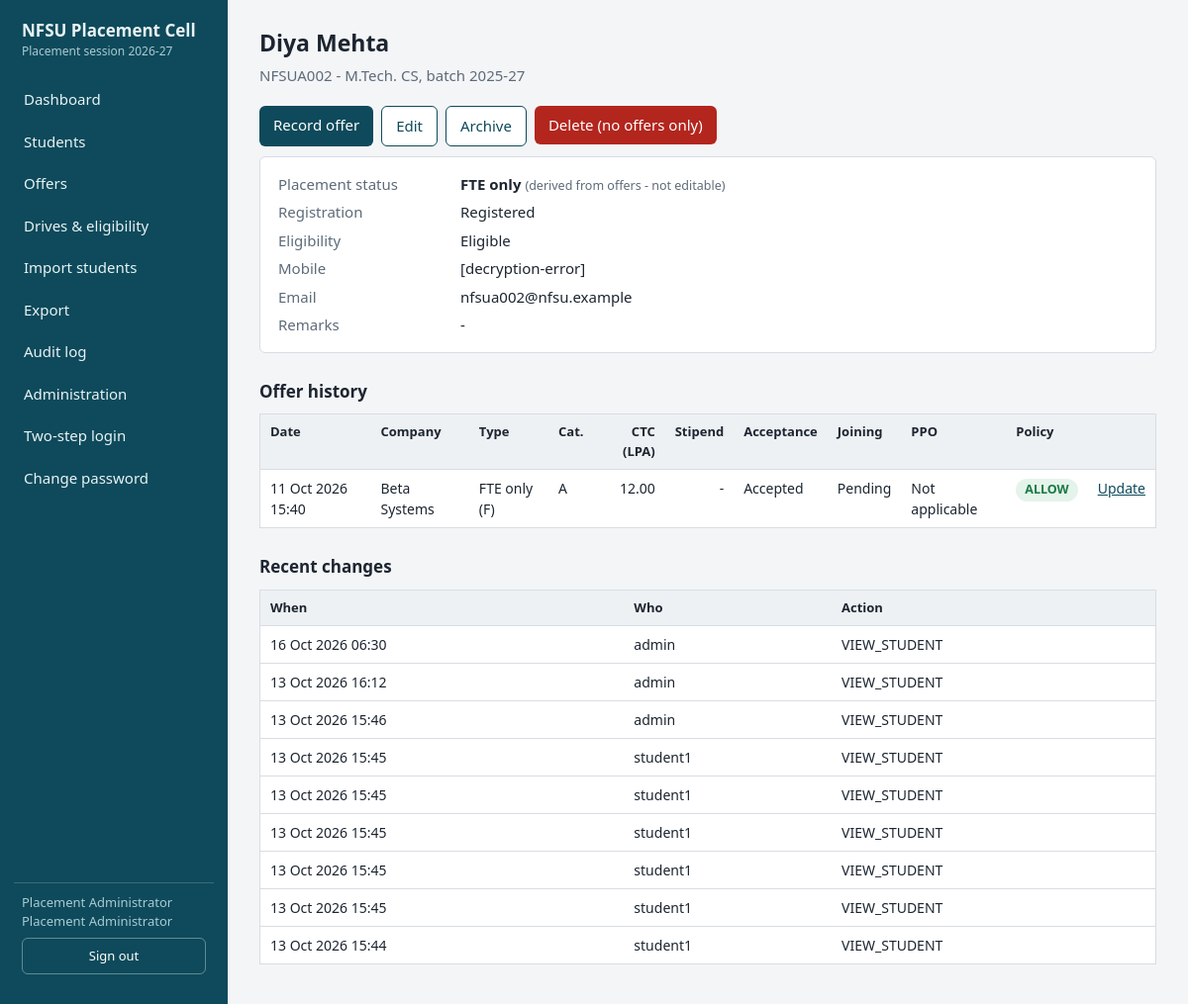
Page /students/2/ (signed in) on the committed database.
### core/models.py (models this page shows, shortened)
class User(AbstractUser):
    class Role(models.TextChoices):
        ADMIN = "ADMIN", "Placement Administrator"
        OFFICER = "OFFICER", "Placement Officer"
        COORDINATOR = "COORDINATOR", "Course Coordinator"
        RECRUITER = "RECRUITER", "Company / Recruiter"
        STUDENT = "STUDENT", "Student (read-only)"
    role = models.CharField(max_length=20, choices=Role.choices, default=Role.STUDENT)
    course = models.CharField(max_length=20, choices=COURSES, blank=True,
                              help_text="Coordinators: the one course they may see.")
    company = models.ForeignKey(Company, null=True, blank=True, on_delete=models.SET_NULL,
                                help_text="Recruiters: the one company they may see.")
    student = models.OneToOneField(Student, null=True, blank=True, on_delete=models.SET_NULL,
                                   related_name="login", help_text="Students: their own record.")
    totp_secret = models.CharField(max_length=64, blank=True)
    mfa_enabled = models.BooleanField(default=False)

class Student(models.Model):
    class Registration(models.TextChoices):
        REGISTERED = "REGISTERED", "Registered"
        DEREGISTERED = "DEREGISTERED", "Deregistered"
        NOT_REGISTERED = "NOT_REGISTERED", "Not registered"
    class Eligibility(models.TextChoices):
        ELIGIBLE = "ELIGIBLE", "Eligible"
        INELIGIBLE = "INELIGIBLE", "Ineligible"
        PENDING = "PENDING", "Pending verification"
    placement_id = models.CharField(
        max_length=20, unique=True,
        validators=[RegexValidator(r"^[A-Z0-9\-]{4,20}$", "4-20 chars: capital letters, digits, hyphen.")])
    name = models.CharField(
        max_length=100,
        validators=[RegexValidator(r"^[A-Za-z][A-Za-z .'\-]{1,99}$", "Letters, spaces, . ' - only.")])
    mobile = EncryptedTextField(
        validators=[RegexValidator(r"^[6-9]\d{9}$", "Enter a valid 10-digit Indian mobile number.")])
    email = models.EmailField()
    course = models.CharField(max_length=20, choices=COURSES)
    batch = models.CharField(max_length=9, validators=[RegexValidator(r"^\d{4}-\d{2}$", "Format: 2025-27")])
    registration_status = models.CharField(max_length=20, choices=Registration.choices,
                                           default=Registration.NOT_REGISTERED)
    eligibility_status = models.CharField(max_length=20, choices=Eligibility.choices,
                                          default=Eligibility.PENDING)
    remarks = models.CharField(max_length=500, blank=True)
    is_archived = models.BooleanField(default=False)
    created_at = models.DateTimeField(auto_now_add=True)
    updated_at = models.DateTimeField(auto_now=True)
    AUDIT_FIELDS = ["placement_id", "name", "mobile", "email", "course", "batch",
                    "registration_status", "eligibility_status", "remarks", "is_archived"]
    class Meta:
        ordering = ["placement_id"]
    def __str__(self):
        return "%s - %s" % (self.placement_id, self.name)
    def active_offers(self):
        return [o for o in self.offers.all() if o.is_active]
    @property
    def placement_status(self):
        types = {o.offer_type for o in self.active_offers()}
        if not types:
            return "Unplaced"
        if "IF" in types or {"I", "F"} <= types:
            return "Internship + PPO/FTE"
        return "Internship only" if types == {"I"} else "FTE only"
    @property
    def course_label(self):
        return COURSE_LABEL.get(self.course, self.course)

class Offer(models.Model):
    class Type(models.TextChoices):
        I = "I", "Internship only (I)"
        F = "F", "FTE only (F)"
        IF = "IF", "Internship + PPO/FTE (I+F)"
    class Acceptance(models.TextChoices):
        PENDING = "PENDING", "Pending"
        ACCEPTED = "ACCEPTED", "Accepted"
        DECLINED = "DECLINED", "Declined"
        EXPIRED = "EXPIRED", "Expired"
    class Joining(models.TextChoices):
        PENDING = "PENDING", "Pending"
        JOINED = "JOINED", "Joined"
        NOT_JOINED = "NOT_JOINED", "Not joined"
    class PPO(models.TextChoices):
        NA = "NA", "Not applicable"
        PENDING = "PENDING", "Pending"
        OFFERED = "OFFERED", "Offered"
        ACCEPTED = "ACCEPTED", "Accepted"
        DECLINED = "DECLINED", "Declined"
    class NOC(models.TextChoices):
        NA = "NA", "Not applicable"
        PENDING = "PENDING", "Pending"
        ISSUED = "ISSUED", "Issued"
        DENIED = "DENIED", "Denied"
    student = models.ForeignKey(Student, on_delete=models.PROTECT, related_name="offers")
    company = models.ForeignKey(Company, on_delete=models.PROTECT, related_name="offers")
    drive = models.ForeignKey(Drive, null=True, blank=True, on_delete=models.SET_NULL, related_name="offers")
    offer_type = models.CharField(max_length=2, choices=Type.choices)
    category = models.CharField(max_length=2, choices=CATEGORIES)
    ctc_lpa = models.DecimalField("FTE CTC (LPA)", max_digits=6, decimal_places=2, null=True, blank=True,
                                  validators=[MinValueValidator(Decimal("0.1")), MaxValueValidator(Decimal("500"))])
    stipend_amount = models.DecimalField("Internship stipend (INR)", max_digits=9, decimal_places=2,
                                         null=True, blank=True, validators=[MinValueValidator(Decimal("0"))])
    stipend_period = models.CharField(max_length=10, blank=True,
                                      choices=[("MONTHLY", "Per month"), ("TOTAL", "Total / one-time")])
    offered_at = models.DateTimeField(default=timezone.now)
    acceptance_deadline = models.DateTimeField(null=True, blank=True)
    acceptance_status = models.CharField(max_length=10, choices=Acceptance.choices, default=Acceptance.PENDING)
    joining_status = models.CharField(max_length=12, choices=Joining.choices, default=Joining.PENDING)
    ppo_status = models.CharField(max_length=10, choices=PPO.choices, default=PPO.NA)
    off_campus = models.BooleanField(default=False)
    noc_status = models.CharField(max_length=10, choices=NOC.choices, default=NOC.NA)
    needs_review = models.BooleanField(default=False)
    policy_outcome = models.CharField(max_length=10, blank=True)
    policy_reasons = models.TextField(blank=True)
    override_reason = models.CharField(max_length=300, blank=True)
    remarks = models.CharField(max_length=500, blank=True)
    created_by = models.ForeignKey(User, null=True, on_delete=models.SET_NULL, related_name="+")
    created_at = models.DateTimeField(auto_now_add=True)
    updated_at = models.DateTimeField(auto_now=True)
    AUDIT_FIELDS = ["student", "company", "offer_type", "category", "ctc_lpa", "stipend_amount",
                    "stipend_period", "acceptance_status", "joining_status", "ppo_status", "off_campus",
                    "noc_status", "needs_review", "policy_outcome", "override_reason", "remarks"]
    class Meta:
        ordering = ["-offered_at", "-id"]
    @property
    def is_active(self):
        return self.acceptance_status in (self.Acceptance.PENDING, self.Acceptance.ACCEPTED)

class Company(models.Model):
    name = models.CharField(max_length=120, unique=True)
    category = models.CharField(max_length=2, choices=CATEGORIES, default="C",
                                help_text="Default category (used for internship-only offers).")
    response_hours = models.PositiveIntegerField(
        default=24, validators=[MinValueValidator(1), MaxValueValidator(24)],
        help_text="Company's stated acceptance timeline in hours (policy cap: 24).")
    class Meta:
        ordering = ["name"]
        verbose_name_plural = "companies"
    def __str__(self):
        return self.name

class AuditLog(models.Model):
    timestamp = models.DateTimeField()
    actor = models.ForeignKey(User, null=True, on_delete=models.SET_NULL, related_name="+")
    actor_name = models.CharField(max_length=150)
    action = models.CharField(max_length=60, db_index=True)
    object_type = models.CharField(max_length=40, blank=True)
    object_id = models.CharField(max_length=40, blank=True)
    before = models.JSONField(default=dict)
    after = models.JSONField(default=dict)
    ip = models.CharField(max_length=45, blank=True)
    note = models.CharField(max_length=300, blank=True)
    prev_hash = models.CharField(max_length=64)
    hash = models.CharField(max_length=64)
    class Meta:
        ordering = ["-id"]
    def save(self, *args, **kwargs):  # append-only
        if self.pk is not None and not kwargs.get("force_insert"):
            raise PermissionError("Audit records are immutable.")
        super().save(*args, **kwargs)

### core/views.py (the view)
# urls.py: path("students/<int:pk>/", views.student_detail, name="student_detail"),
@login_required
def student_detail(request, pk):
    user = request.user
    student = get_object_or_404(students_for(user), pk=pk)   # IDOR-safe: scoped queryset
    expire_overdue_offers()
    offers = offers_for(user).filter(student=student)
    show_contact = can_see_contact(user)
    audit.log(user, "VIEW_STUDENT", student, request=request,
              note="contact visible" if show_contact else "contact hidden")
    ctx = {
        "st": student, "offers": offers, "show_contact": show_contact,
        "mobile": student.mobile if show_contact else mask_mobile(student.mobile),
        "show_comp": can_see_compensation(user),
        "attendance": student.attendance.select_related("drive") if user.role != R.RECRUITER else [],
        "placement_status": Student.objects.prefetch_related("offers").get(pk=student.pk).placement_status,
        "history": AuditLog.objects.filter(object_type="Student", object_id=str(student.pk))[:15]
        if user.role in ADMIN_OFFICER else [],
        "can_edit": user.role in ADMIN_OFFICER,
    }
    if user.role == R.RECRUITER:   # recruiters never see other companies' offers
        ctx["placement_status"] = "Hidden"
    return render(request, "student_detail.html", ctx)

### templates/student_detail.html (shortened to what this page needs)
{% extends "base.html" %}{% block title %}{{ st.placement_id }}{% endblock %}
{% block content %}
<h1>{{ st.name }}</h1><p class="sub">{{ st.placement_id }} - {{ st.course_label }}, batch {{ st.batch }}{% if st.is_archived %} - <span class="chip neutral">Archived</span>{% endif %}</p>
{% if can_edit %}<div class="actions"><a class="btn" href="{% url 'offer_create' st.pk %}">Record offer</a><a class="btn alt" href="{% url 'student_edit' st.pk %}">Edit</a>
<form method="post" action="{% url 'student_archive' st.pk %}">{% csrf_token %}<button class="alt" type="submit">{% if st.is_archived %}Restore{% else %}Archive{% endif %}</button></form>
{% if user.role == "ADMIN" %}<form method="post" action="{% url 'student_delete' st.pk %}">{% csrf_token %}<button class="danger" type="submit">Delete (no offers only)</button></form>{% endif %}</div>{% endif %}
<div class="panel"><dl class="facts">
<dt>Placement status</dt><dd><b>{{ placement_status }}</b> <span class="help">(derived from offers - not editable)</span></dd>
<dt>Registration</dt><dd>{{ st.get_registration_status_display }}</dd>
<dt>Eligibility</dt><dd>{{ st.get_eligibility_status_display }}</dd>
{% if show_contact %}<dt>Mobile</dt><dd>{{ mobile }}</dd><dt>Email</dt><dd>{{ st.email }}</dd>{% else %}<dt>Contact</dt><dd class="help">Restricted for your role</dd>{% endif %}
<dt>Remarks</dt><dd>{{ st.remarks|default:"-" }}</dd></dl></div>
<h2>Offer history</h2>
<div class="wrap"><table><thead><tr><th>Date</th><th>Company</th><th>Type</th><th>Cat.</th>{% if show_comp %}<th class="n">CTC (LPA)</th><th class="n">Stipend</th>{% endif %}<th>Acceptance</th><th>Joining</th><th>PPO</th><th>Policy</th>{% if can_edit %}<th></th>{% endif %}</tr></thead><tbody>
{% for o in offers %}<tr><td>{{ o.offered_at|date:"d M Y H:i" }}</td><td>{{ o.company.name }}</td><td>{{ o.get_offer_type_display }}</td><td>{{ o.category }}</td>
{% if show_comp %}<td class="n">{{ o.ctc_lpa|default:"-" }}</td><td class="n">{% if o.stipend_amount %}{{ o.stipend_amount }} ({{ o.get_stipend_period_display }}){% else %}-{% endif %}</td>{% endif %}
<td>{{ o.get_acceptance_status_display }}</td><td>{{ o.get_joining_status_display }}</td><td>{{ o.get_ppo_status_display }}</td>
<td>{% if o.policy_outcome %}<span class="chip {{ o.policy_outcome }}">{{ o.policy_outcome }}</span>{% endif %}</td>
{% if can_edit %}<td><a href="{% url 'offer_update' o.pk %}">Update</a></td>{% endif %}</tr>
{% empty %}<tr><td colspan="11">No offers on record.</td></tr>{% endfor %}</tbody></table></div>
{% if history %}<h2>Recent changes</h2><div class="wrap"><table><thead><tr><th>When</th><th>Who</th><th>Action</th></tr></thead><tbody>
{% for h in history %}<tr><td>{{ h.timestamp|date:"d M Y H:i" }}</td><td>{{ h.actor_name }}</td><td>{{ h.action }}</td></tr>{% endfor %}</tbody></table></div>{% endif %}
{% endblock %}

### templates/base.html (shortened to what this page needs)
{% load static %}<!doctype html>
<html lang="en"><head><meta charset="utf-8"><meta name="viewport" content="width=device-width,initial-scale=1">
<link rel="stylesheet" href="{% static 'style.css' %}"></head>
<body>
{% if user.is_authenticated %}
<div class="shell">
<nav class="side" aria-label="Main">
  <div class="brand">NFSU Placement Cell<small>Placement session 2026-27</small></div>
  {% if user.role == "ADMIN" or user.role == "OFFICER" or user.role == "COORDINATOR" %}
    <a href="{% url 'dashboard' %}">Dashboard</a>
    <a href="{% url 'student_list' %}">Students</a>
    <a href="{% url 'offer_list' %}">Offers</a>
    <a href="{% url 'drive_list' %}">Drives &amp; eligibility</a>
  {% endif %}
  {% if user.role == "ADMIN" or user.role == "OFFICER" %}
    <a href="{% url 'student_import' %}">Import students</a>
    <a href="{% url 'export' %}">Export</a>
  {% endif %}
  {% if user.role == "ADMIN" %}
    <a href="{% url 'audit_list' %}">Audit log</a>
    <a href="/admin-console/">Administration</a>
  {% endif %}
  <a href="{% url 'security_settings' %}">Two-step login</a>
  <a href="{% url 'password_change' %}">Change password</a>
  <div class="who">{{ user.get_full_name|default:user.username }}<br>{{ user.get_role_display }}
    <form method="post" action="{% url 'logout' %}">{% csrf_token %}<button type="submit">Sign out</button></form></div>
</nav>
<main class="main">
{% else %}<main class="login">{% endif %}
{% block content %}{% endblock %}
</main>
{% if user.is_authenticated %}</div>{% endif %}
</body></html>

### rows in the picture
User: get_full_name "Placement Administrator", role "Placement Administrator"
Student: name "Diya Mehta", placement_id "NFSUA002", course_label "M.Tech. CS", batch "2025-27", registration_status "Registered", eligibility_status "Eligible", mobile "[decryption-error]", email "nfsua002@nfsu.example", remarks "-"
Offer: offered_at "11 Oct 2026 15:40", company.name "Beta Systems", offer_type "FTE only (F)", category "A", ctc_lpa "12.00", acceptance_status "Accepted", joining_status "Pending", ppo_status "Not applicable", policy_outcome "ALLOW"
AuditLog: timestamp "13 Oct 2026 16:12", actor_name "admin", action "VIEW_STUDENT"
AuditLog: timestamp "13 Oct 2026 15:46", actor_name "admin", action "VIEW_STUDENT"
AuditLog: timestamp "13 Oct 2026 15:45", actor_name "student1", action "VIEW_STUDENT"
AuditLog: timestamp "13 Oct 2026 15:45", actor_name "student1", action "VIEW_STUDENT"
AuditLog: timestamp "13 Oct 2026 15:45", actor_name "student1", action "VIEW_STUDENT"
AuditLog: timestamp "13 Oct 2026 15:45", actor_name "student1", action "VIEW_STUDENT"
AuditLog: timestamp "13 Oct 2026 15:45", actor_name "student1", action "VIEW_STUDENT"
AuditLog: timestamp "13 Oct 2026 15:44", actor_name "student1", action "VIEW_STUDENT"

### other values in the picture
{{ placement_status }} "FTE only"
